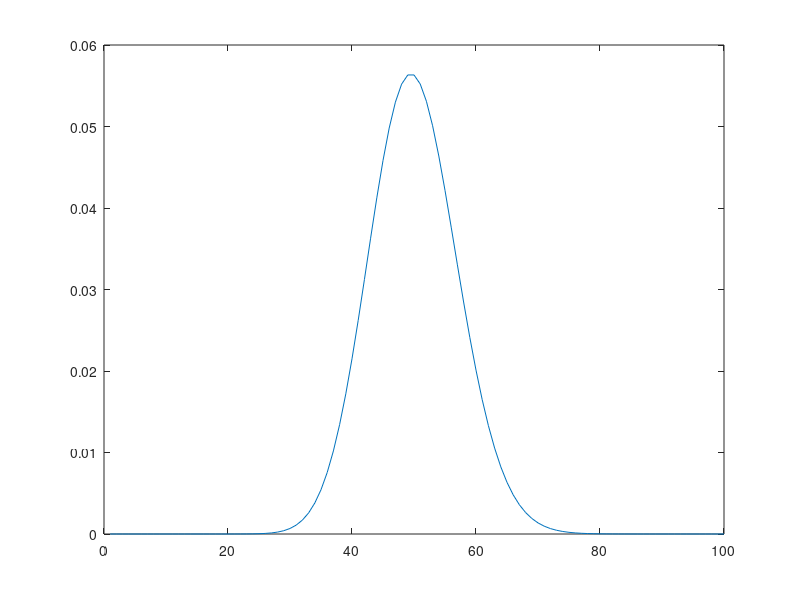
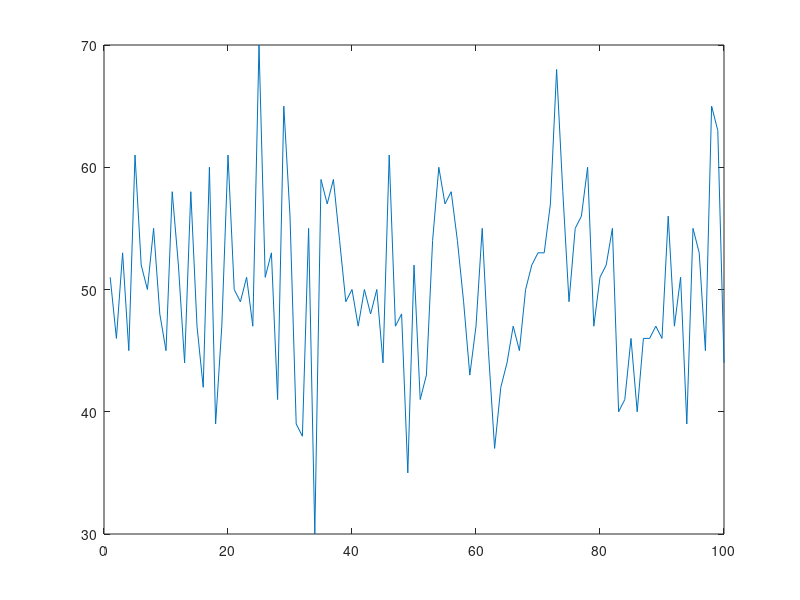
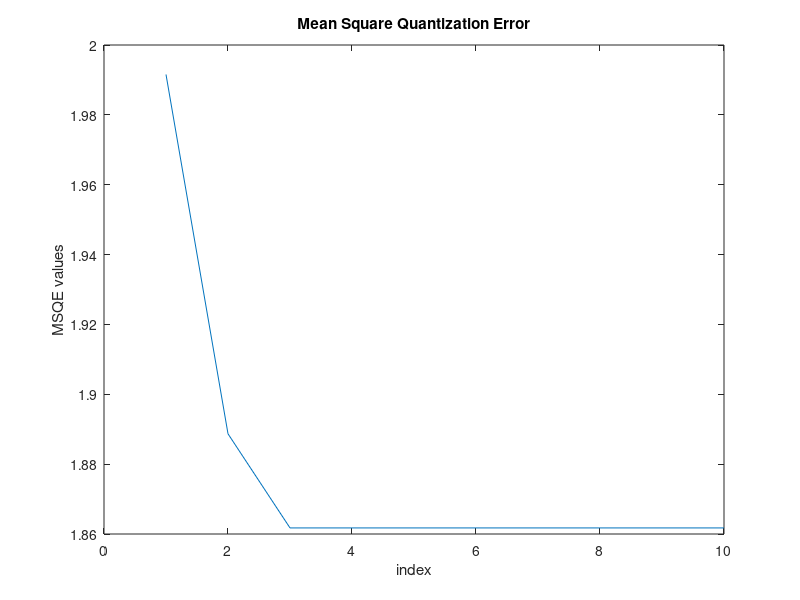
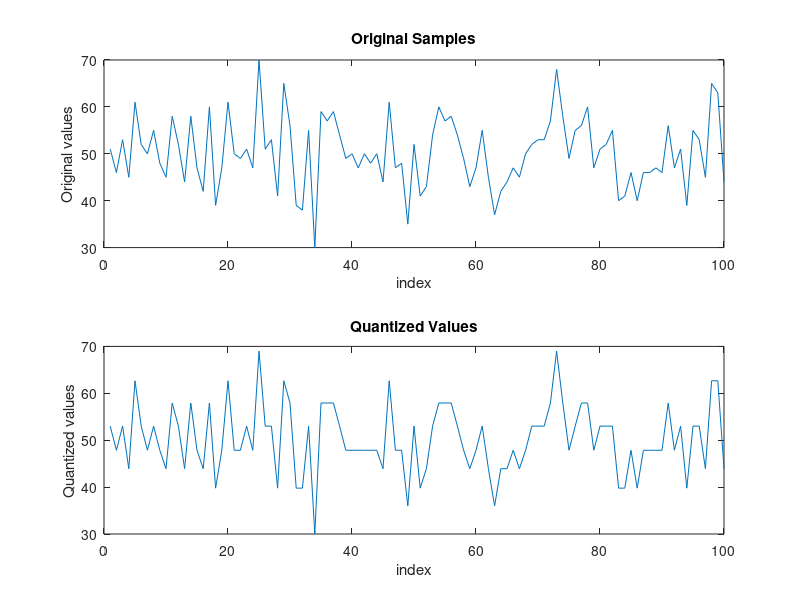

The MATLAB source for these figures, in order:
%% Clear 
close all; clear all; clc; 
%% Generate Poisson Distribution
len = 100;       % length of poisson function
lambda = len/2;   % mean of the distribution
n = 1:len;        % Index for poisson distribution
pos = poisspdf(n, lambda);   % generate Poisson distribution
samples = randsample(n, len, true, pos); %samples due to poisson distribution
figure;
plot(n,pos);
figure;
plot(samples);
%% Calculate Decision boundaries and Reconstruction levels
M  = 10 ;  % number of levels
Nm_bon = M - 2; % number of decision boundaries
Delta = (max(samples) - min(samples)) / Nm_bon;  % Step size
DB = min(samples):Delta:max(samples);  % Initialize Decision boundaries as uniform destribution
y = zeros(1,M);
y(1) = min(samples);  %Define first level to be min value of samples
y(M) = max(samples);  %Define last level to be max value of samples
s_nu= zeros(1,M);     %Number of samples excist in each boundary level        
itr=10;   %% Number of iterations
MSQE =zeros(1,itr); %Mean Square Quantization Error
for u=1:itr
    for i = 2:M-1
        sum =0;   % Summing samples leying in every boundary to cal mean
        nu =0;    % number of samples per current boundary
        for j = 1:len
            if(samples(j)>DB(i-1) && samples(j) <= DB(i) ) %To get samples inside boundary
                nu = nu +1;   %Increasing nu for each sample enter if condition
                sum = samples(j) + sum; % Add value of sample to sum
            end
        end
        if(nu==0)
            y(i) = DB(i-1);    % if there's no sample isnide boundary put y to be min boundary  for this period
        else
            y(i) = sum /nu;    %cal mean of the samples in the boundary
        end
        n(i)=nu;    %put value of samples per each boundary to variable n, to contain number of samples per all peroids at the end
    end
    for i = 1:Nm_bon
        DB(i) = ( y(i) + y(i+1) ) / 2;  % Updating value of Decision boundary
    end
    [a, quan_samples]= quantiz(samples,DB,y);  % quantize samples with levels , DB that have been reached 

    for i = 1:length(samples)    
        MSQE(u) = abs(quan_samples(i) -samples(i))^2 + MSQE(u);  %Cal msqe
    end
    MSQE(u) = (MSQE(u)/length(samples));
end
zz = ((mean(samples) - MSQE(itr)) / mean(samples)) * 100; %Percentage of MSQE to mean of samples
%PLOTTING MSQE & ORIGINAL SAMPLES & QUANTIZED SAMPLES
figure;
plot(MSQE);
xlabel('index');
ylabel('MSQE values');
title('Mean Square Quantization Error');
figure;
subplot(2,1,1);
plot(samples);
xlabel('index');
ylabel('Original values');
title('Original Samples');
subplot(2,1,2);
plot(quan_samples);
xlabel('index');
ylabel('Quantized values');
title('Quantized Values');






